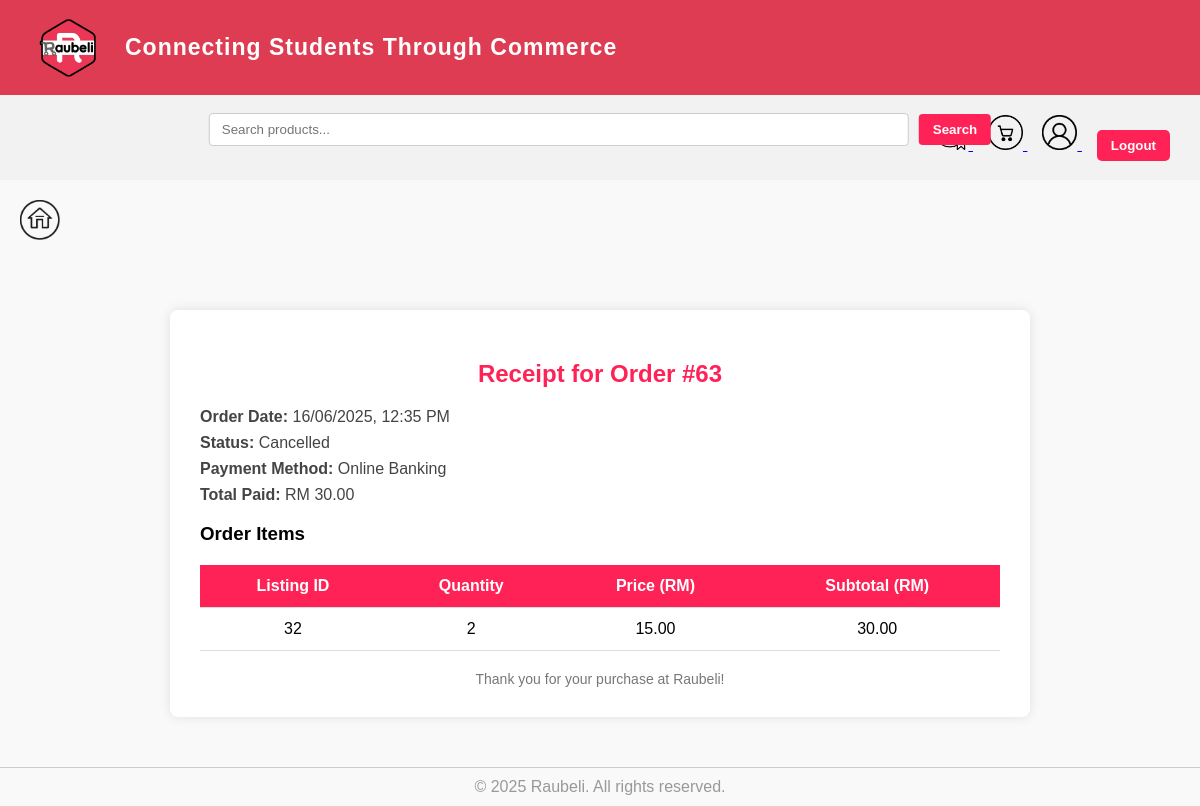
The app's page /receipt.php?order_id=63 (signed in) with its own data.
### tables this page shows
CREATE TABLE `orders` (
  `order_id` int(11) NOT NULL,
  `customer_id` int(11) DEFAULT NULL,
  `order_date` datetime DEFAULT NULL,
  `status_id` int(11) DEFAULT NULL
);

CREATE TABLE `orderstatus` (
  `status_id` int(11) NOT NULL,
  `status_name` varchar(50) DEFAULT NULL
);

CREATE TABLE `payment` (
  `payment_id` int(11) NOT NULL,
  `order_id` int(11) DEFAULT NULL,
  `payment_date` date DEFAULT NULL,
  `amount` decimal(10,2) DEFAULT NULL,
  `payment_method` varchar(50) DEFAULT NULL
);

CREATE TABLE `orderitem` (
  `order_item_id` int(11) NOT NULL,
  `order_id` int(11) DEFAULT NULL,
  `listing_id` int(11) DEFAULT NULL,
  `quantity` int(11) DEFAULT NULL,
  `price` decimal(10,2) DEFAULT NULL
);

### receipt.php (the view, shortened to what this page needs)
<?php
include("header.php");
$order_id = isset($_GET['order_id']) ? intval($_GET['order_id']) : 0;
$stmt = $conn->prepare("
    SELECT o.order_id, o.order_date, os.status_name, p.amount, p.payment_method
    FROM orders o
    LEFT JOIN orderstatus os ON o.status_id = os.status_id
    LEFT JOIN payment p ON o.order_id = p.order_id
    WHERE o.order_id = ?");
$stmt->bind_param("i", $order_id);
$stmt->execute();
$stmt->bind_result($oid, $order_date, $status_name, $amount, $payment_method);
$display_order_date = date("d/m/Y, g:i A", strtotime($order_date));
$stmt = $conn->prepare("SELECT listing_id, quantity, price FROM orderitem WHERE order_id = ?");
$stmt->bind_param("i", $order_id);
$stmt->execute();
$result = $stmt->get_result();
$order_items = [];
while ($row = $result->fetch_assoc()) {
    $order_items[] = $row;
}
?>
<!DOCTYPE html>
<html lang="en">
<head>
<a href="home.php" style="display:inline-block; margin:20px 0 20px 20px;">
    <img src="home.png" alt="Home" style="width: 40px; height: 40px;">
</a>
</head>
<body>
<div class="receipt-container">
    <h2>Receipt for Order #<?php echo $order_id; ?></h2>
    <p><strong>Order Date:</strong> <?php echo $display_order_date; ?></p>
    <p><strong>Status:</strong> <?php echo htmlspecialchars($status_name); ?></p>
    <p><strong>Payment Method:</strong> <?php echo htmlspecialchars($payment_method); ?></p>
    <p><strong>Total Paid:</strong> RM <?php echo number_format($amount, 2); ?></p>
    <h3>Order Items</h3>
    <table>
        <thead>
            <tr>
                <th>Listing ID</th>
                <th>Quantity</th>
                <th>Price (RM)</th>
                <th>Subtotal (RM)</th>
            </tr>
        </thead>
        <tbody>
            <?php foreach ($order_items as $item): ?>
            <tr>
                <td><?php echo htmlspecialchars($item['listing_id']); ?></td>
                <td><?php echo htmlspecialchars($item['quantity']); ?></td>
                <td><?php echo number_format($item['price'], 2); ?></td>
                <td><?php echo number_format($item['quantity'] * $item['price'], 2); ?></td>
            </tr>
            <?php endforeach; ?>
        </tbody>
    </table>
    <div class="receipt-footer">
        Thank you for your purchase at Raubeli!
    </div>
</div>
<?php include("footer.php"); ?>
</body>
</html>

### header.php (style rules this page uses)
body { font-family: Arial, sans-serif; margin: 0; }

### receipt.php (style rules this page uses)
body { font-family: Arial, sans-serif; background-color: #f9f9f9; margin: 0; }
.receipt-container { max-width: 800px; margin: 50px auto; background: #fff; padding: 30px; border-radius: 8px; box-shadow: 0 0 12px rgba(0, 0, 0, 0.1); }
.receipt-container h2 { color: #ff2256; text-align: center; margin-bottom: 20px; }
.receipt-container p { font-size: 16px; color: #444; margin: 8px 0; }
.receipt-container table { width: 100%; border-collapse: collapse; margin-top: 20px; }
.receipt-container table th, .receipt-container table td { padding: 12px; text-align: center; border-bottom: 1px solid #ddd; }
.receipt-container table th { background-color: #ff2256; color: #fff; }
.receipt-footer { text-align: center; margin-top: 20px; font-size: 14px; color: #777; }

### records on screen
orders: order_date "16/06/2025, 12:35 PM", status.status_name "Cancelled", payment.payment_method "Online Banking", payment.amount "30.00"
orderitem: listing "32", quantity "2", price "15.00", $item['quantity'] * $item['price'] "30.00"

### other values on screen
$order_id "63"
